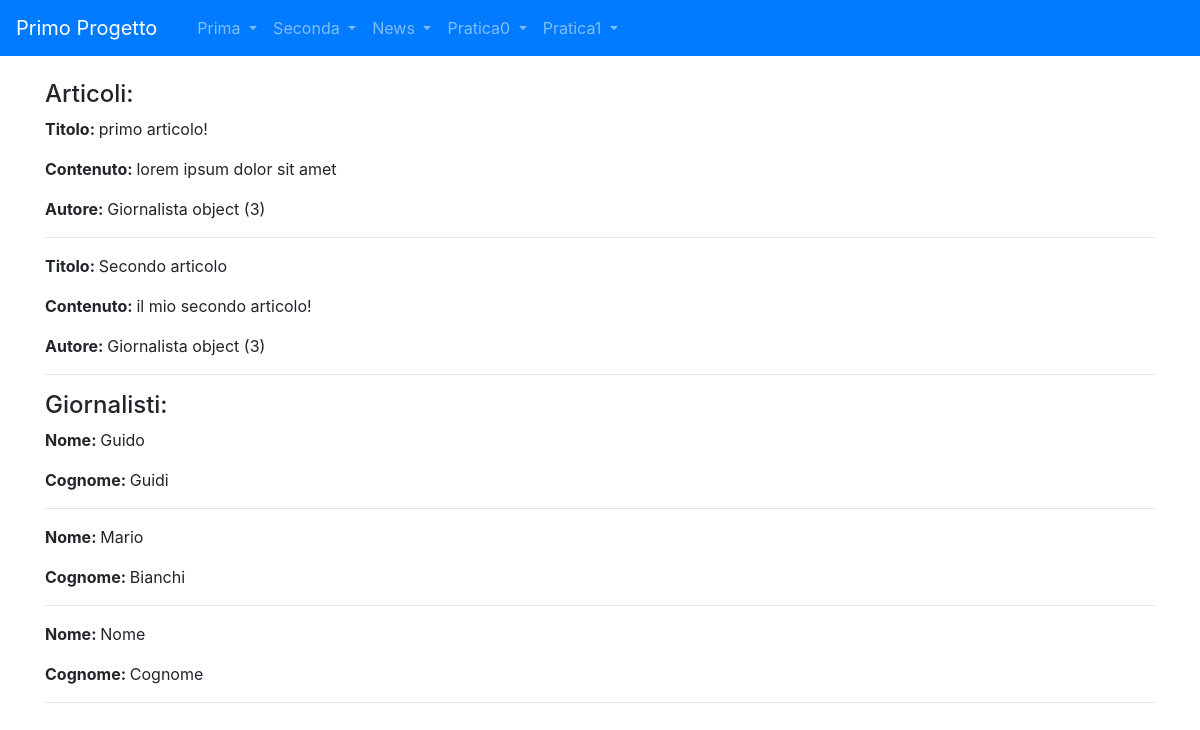
Page /news/ on the committed database.
### news/models.py (models this page shows)
class Articolo(models.Model):
  titolo=models.CharField(max_length=100)
  contenuto=models.TextField()
  giornalista=models.ForeignKey(Giornalista, on_delete=models.CASCADE, related_name="articoli")
  class Meta:
    verbose_name="Articolo"
    verbose_name_plural="Articoli"

class Giornalista(models.Model):
  nome=models.CharField(max_length=20)
  cognome=models.CharField(max_length=20)
  class Meta:
    verbose_name="Giornalista"
    verbose_name_plural="Giornalisti"

### news/views.py (the view)
# urls.py: path('', home, name="homeview"),
def home(request):
  articoli=Articolo.objects.all()
  giornalisti=Giornalista.objects.all()
  context={'articoli':articoli,'giornalisti':giornalisti}
  print(context)
  return render(request,"homepage2.html",context)

### news/templates/homepage2.html (shortened to what this page needs)
{% extends 'base.html' %}
{% block content %}
<h4>Articoli:</h4>
{% for articolo in articoli %}
<p><strong>Titolo: </strong>{{articolo.titolo}}</p>
<p><strong>Contenuto: </strong>{{articolo.contenuto}}</p>
<p><strong>Autore: </strong>{{articolo.giornalista}}</p>
<hr>
{% endfor %}
<h4>Giornalisti:</h4>
{% for giornalista in giornalisti %}
<p><strong>Nome: </strong>{{giornalista.nome}}</p>
<p><strong>Cognome: </strong>{{giornalista.cognome}}</p>
<hr>
{% endfor %}
{% endblock content %}

### rows in the picture
Articolo: titolo "primo articolo!", contenuto "lorem ipsum dolor sit amet", giornalista "Giornalista object (3)"
Articolo: titolo "Secondo articolo", contenuto "il mio secondo articolo!", giornalista "Giornalista object (3)"
Giornalista: nome "Guido", cognome "Guidi"
Giornalista: nome "Mario", cognome "Bianchi"
Giornalista: nome "Nome", cognome "Cognome"
